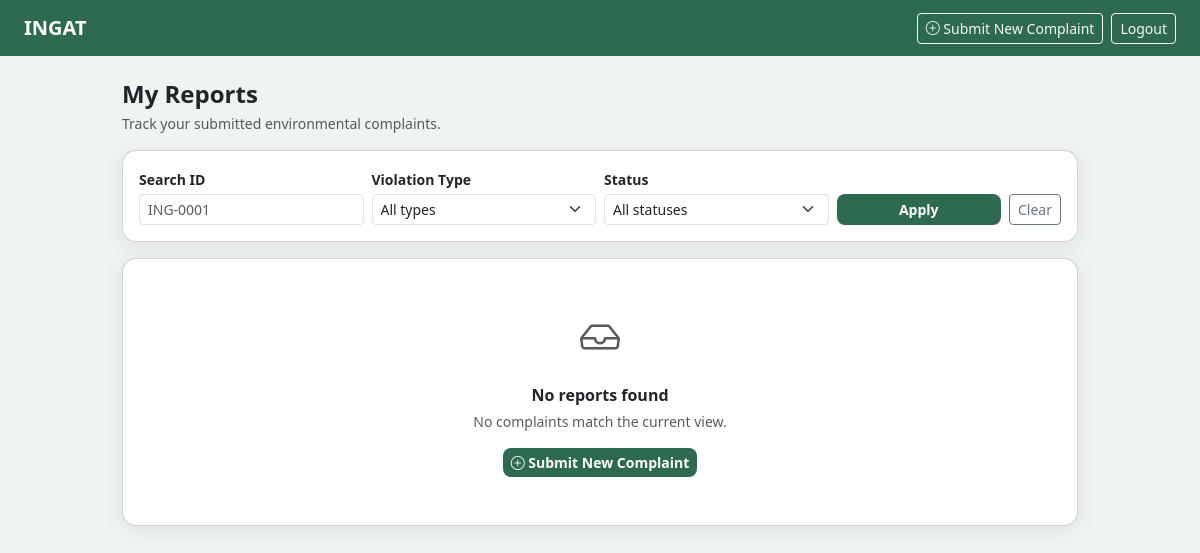
The page /user/my-reports (signed in) on the database as committed earlier.
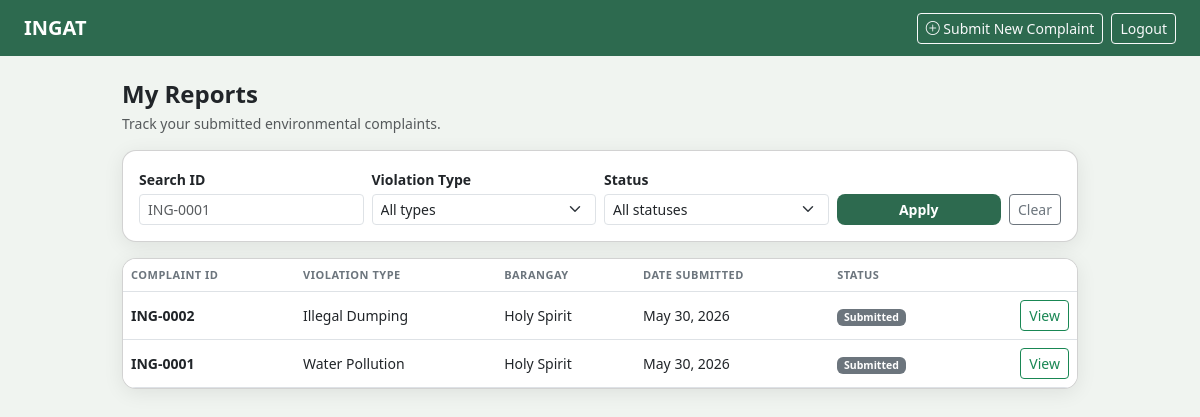
The same page on the database as committed later.
### models.py (models this page shows)
class Complaint(db.Model):
    __tablename__ = 'complaints'
    id = db.Column(db.Integer, primary_key=True)
    user_id = db.Column(db.Integer, db.ForeignKey('users.id'), nullable=False)
    agency_id = db.Column(db.Integer, db.ForeignKey('agencies.id'), nullable=True)
    violation_type = db.Column(db.String(100), nullable=False)
    street_address = db.Column(db.String(255), nullable=False)
    barangay = db.Column(db.String(100), nullable=False)
    municipality = db.Column(db.String(100), nullable=False)
    date_incident = db.Column(db.Date, nullable=False)
    description = db.Column(db.Text, nullable=False)
    photo_path = db.Column(db.String(255), nullable=True)
    generated_letter = db.Column(db.Text, nullable=True)
    letter_generated = db.Column(db.Boolean, default=False)
    status = db.Column(db.String(50), default='Submitted')
    created_at = db.Column(db.DateTime, default=datetime.utcnow)
    status_history = db.relationship('StatusHistory', backref='complaint', lazy=True)

### routes/user_routes.py (the view)
@user_bp.route('/my-reports')
@member_required
def my_reports():
    from models import Complaint
    status_filter = request.args.get('status', '').strip()
    violation_filter = request.args.get('violation_type', '').strip()
    search = request.args.get('q', '').strip()
    query = Complaint.query.filter_by(user_id=current_user.id)
    if status_filter:
        query = query.filter_by(status=status_filter)
    if violation_filter:
        query = query.filter_by(violation_type=violation_filter)
    if search:
        normalized = search.upper().replace('#ING-', '').replace('ING-', '').strip()
        try:
            query = query.filter_by(id=int(normalized))
        except ValueError:
            query = query.filter(Complaint.id == -1)
    complaints = query.order_by(Complaint.created_at.desc()).all()
    all_statuses = ['Submitted', 'Under Review', 'Forwarded to Agency', 'Resolved']
    return render_template(
        'user/my_reports.html',
        complaints=complaints,
        status_filter=status_filter,
        violation_filter=violation_filter,
        search=search,
        all_statuses=all_statuses,
        violation_types=ALLOWED_VIOLATION_TYPES,
    )

### routes/auth.py (called while the page is built)
def member_required(fn):
    @login_required
    @wraps(fn)
    def wrapper(*args, **kwargs):
        from models import AdminUser, User
        if isinstance(current_user, AdminUser):
            return redirect(url_for('admin.dashboard'))
        if not isinstance(current_user, User):
            flash('Please log in to continue.', 'danger')
            return redirect(url_for('user.user_login'))
        return fn(*args, **kwargs)
    return wrapper

### templates/user/my_reports.html (shortened to what the changed rows need)
<!DOCTYPE html>
<html lang="en">
<head>
    <link href="https://cdn.jsdelivr.net/npm/bootstrap@5.3.0/dist/css/bootstrap.min.css" rel="stylesheet">
    <link href="https://cdn.jsdelivr.net/npm/bootstrap-icons@1.10.5/font/bootstrap-icons.css" rel="stylesheet">
</head>
<body>
<div class="container py-4" style="max-width: 980px;">
    <div class="card p-0 overflow-hidden">
        {% if complaints %}
        <div class="table-responsive">
            <table class="table table-hover mb-0 align-middle">
                <thead class="bg-light">
                    <tr>
                        <th>Complaint ID</th>
                        <th>Violation Type</th>
                        <th>Barangay</th>
                        <th>Date Submitted</th>
                        <th>Status</th>
                        <th></th>
                    </tr>
                </thead>
                <tbody>
                    {% for c in complaints %}
                    <tr class="report-row" onclick="window.location='{{ url_for('user.report_detail', complaint_id=c.id) }}'">
                        <td class="fw-semibold">ING-{{ '%04d' % c.id }}</td>
                        <td>{{ c.violation_type }}</td>
                        <td>{{ c.barangay }}</td>
                        <td>{{ c.created_at.strftime('%b %d, %Y') }}</td>
                        <td>
                            {% if c.status == 'Submitted' %}
                                <span class="badge badge-submitted">Submitted</span>
                            {% elif c.status == 'Under Review' %}
                                <span class="badge badge-review">Under Review</span>
                            {% elif c.status == 'Forwarded to Agency' %}
                                <span class="badge badge-forwarded">Forwarded</span>
                            {% elif c.status == 'Resolved' %}
                                <span class="badge badge-resolved">Resolved</span>
                            {% else %}
                                <span class="badge bg-secondary">{{ c.status }}</span>
                            {% endif %}
                        </td>
                        <td class="text-end">
                            <a href="{{ url_for('user.report_detail', complaint_id=c.id) }}"
                               class="btn btn-sm btn-outline-success"
                               onclick="event.stopPropagation()">View</a>
                        </td>
                    </tr>
                    {% endfor %}
                </tbody>
            </table>
        </div>
        {% else %}
        <div class="text-center py-5 px-3">
            <i class="bi bi-inbox text-muted" style="font-size: 40px;"></i>
            <p class="fw-semibold mt-3 mb-1">No reports found</p>
            <p class="text-muted small mb-3">No complaints match the current view.</p>
            <a href="{{ url_for('user.submit_complaint') }}" class="btn btn-ingat btn-sm">
                <i class="bi bi-plus-circle"></i> Submit New Complaint
            </a>
        </div>
        {% endif %}
    </div>
</div>
</body>
</html>

Rows that differ between the two databases and show on the page:
added Complaint: id "0002", violation_type "Illegal Dumping", barangay "Holy Spirit", created_at "May 30, 2026", status "Submitted"
added Complaint: id "0001", violation_type "Water Pollution", barangay "Holy Spirit", created_at "May 30, 2026", status "Submitted"
Other text that changed with them:
text no longer shown: "No reports found No complaints match the current view. Submit New Complaint"
text now shown: "COMPLAINT ID VIOLATION TYPE BARANGAY DATE SUBMITTED STATUS"
